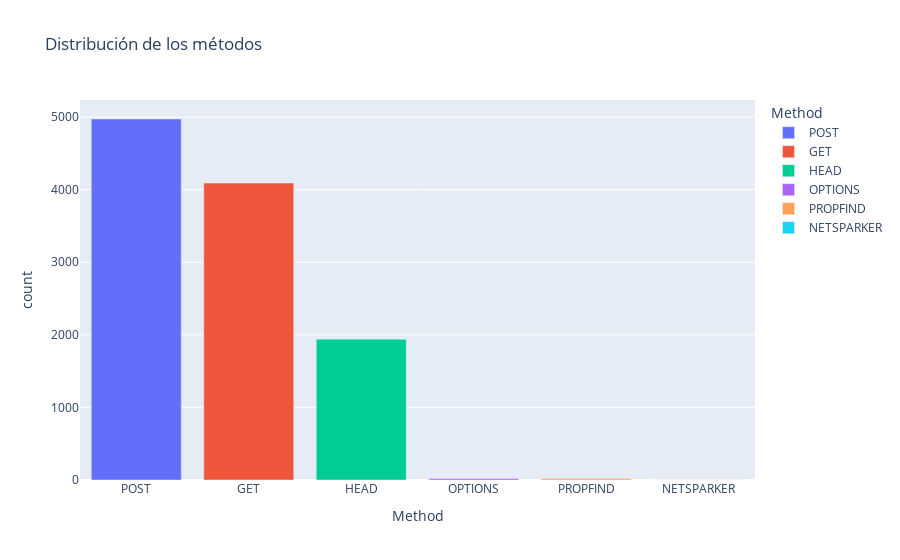

Notebook cell for this chart:
### Code cell
fig = px.bar(metodos, x='Method', y='count', color='Method', title='Distribución de los métodos')

# Mostrar el gráfico
fig.show()

### Figure 1 — Plotly figure (JSON) as saved in the notebook; plotly's stock layout.template omitted (floating-point values rounded to 4 significant figures)
{"data": [{"alignmentgroup": "True", "hovertemplate": "Method=%{x}<br>count=%{y}<extra></extra>", "legendgroup": "POST", "marker": {"color": "#636efa", "pattern": {"shape": ""}}, "name": "POST", "offsetgroup": "POST", "orientation": "v", "showlegend": true, "textposition": "auto", "type": "bar", "x": ["POST"], "xaxis": "x", "y": [4973], "yaxis": "y"}, {"alignmentgroup": "True", "hovertemplate": "Method=%{x}<br>count=%{y}<extra></extra>", "legendgroup": "GET", "marker": {"color": "#EF553B", "pattern": {"shape": ""}}, "name": "GET", "offsetgroup": "GET", "orientation": "v", "showlegend": true, "textposition": "auto", "type": "bar", "x": ["GET"], "xaxis": "x", "y": [4091], "yaxis": "y"}, {"alignmentgroup": "True", "hovertemplate": "Method=%{x}<br>count=%{y}<extra></extra>", "legendgroup": "HEAD", "marker": {"color": "#00cc96", "pattern": {"shape": ""}}, "name": "HEAD", "offsetgroup": "HEAD", "orientation": "v", "showlegend": true, "textposition": "auto", "type": "bar", "x": ["HEAD"], "xaxis": "x", "y": [1940], "yaxis": "y"}, {"alignmentgroup": "True", "hovertemplate": "Method=%{x}<br>count=%{y}<extra></extra>", "legendgroup": "OPTIONS", "marker": {"color": "#ab63fa", "pattern": {"shape": ""}}, "name": "OPTIONS", "offsetgroup": "OPTIONS", "orientation": "v", "showlegend": true, "textposition": "auto", "type": "bar", "x": ["OPTIONS"], "xaxis": "x", "y": [21], "yaxis": "y"}, {"alignmentgroup": "True", "hovertemplate": "Method=%{x}<br>count=%{y}<extra></extra>", "legendgroup": "PROPFIND", "marker": {"color": "#FFA15A", "pattern": {"shape": ""}}, "name": "PROPFIND", "offsetgroup": "PROPFIND", "orientation": "v", "showlegend": true, "textposition": "auto", "type": "bar", "x": ["PROPFIND"], "xaxis": "x", "y": [19], "yaxis": "y"}, {"alignmentgroup": "True", "hovertemplate": "Method=%{x}<br>count=%{y}<extra></extra>", "legendgroup": "NETSPARKER", "marker": {"color": "#19d3f3", "pattern": {"shape": ""}}, "name": "NETSPARKER", "offsetgroup": "NETSPARKER", "orientation": "v", "showlegend": true, "textposition": "auto", "type": "bar", "x": ["NETSPARKER"], "xaxis": "x", "y": [1], "yaxis": "y"}], "layout": {"barmode": "relative", "legend": {"title": {"text": "Method"}, "tracegroupgap": 0}, "title": {"text": "Distribución de los métodos"}, "xaxis": {"anchor": "y", "categoryarray": ["POST", "GET", "HEAD", "OPTIONS", "PROPFIND", "NETSPARKER"], "categoryorder": "array", "domain": [0, 1], "title": {"text": "Method"}}, "yaxis": {"anchor": "x", "domain": [0, 1], "title": {"text": "count"}}}}
